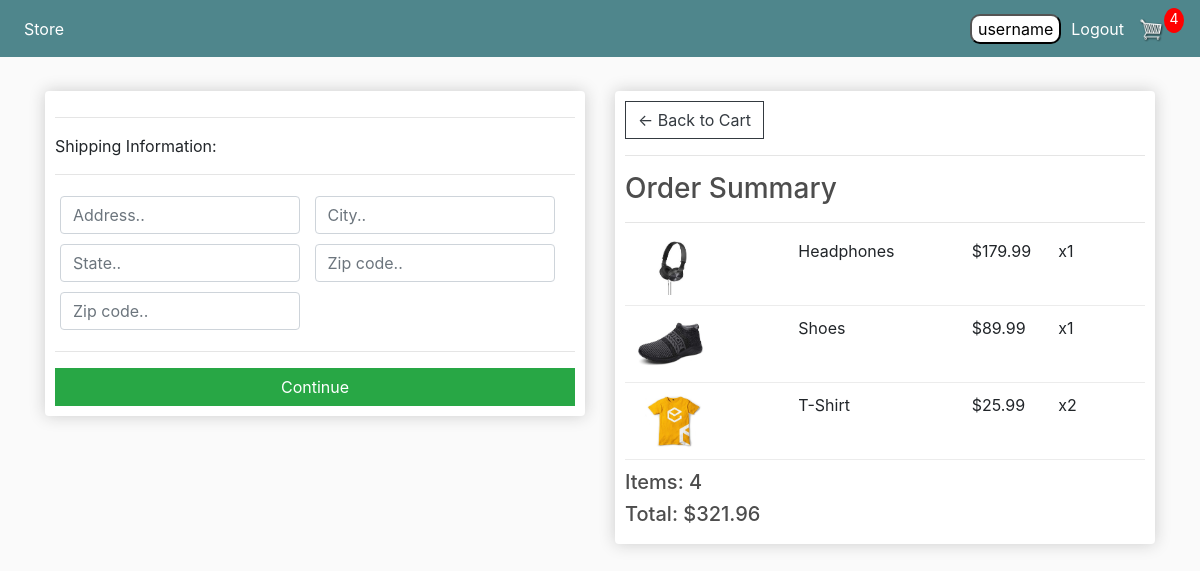
The page /checkout/ (signed in) on the database its author committed.
### store/models.py (models this page shows, shortened)
class OrderItem(models.Model):
	product = models.ForeignKey(Product, on_delete=models.SET_NULL, null=True)
	order = models.ForeignKey(Order, on_delete=models.SET_NULL, null=True)
	quantity = models.IntegerField(default=0, null=True, blank=True)
	date_added = models.DateTimeField(auto_now_add=True)
	@property
	def get_total(self):
		total = self.product.price * self.quantity
		return total

class Product(models.Model):
	name = models.CharField(max_length=200)
	price = models.FloatField()
	digital = models.BooleanField(default=False,null=True, blank=True)
	image = models.ImageField(null=True, blank=True)
	@property
	def imageURL(self):
		try:
			url = self.image.url
		except:
			url = ''
		return url

class Order(models.Model):
	customer = models.ForeignKey(Customer, on_delete=models.SET_NULL, null=True, blank=True)
	date_ordered = models.DateTimeField(auto_now_add=True)
	complete = models.BooleanField(default=False)
	transaction_id = models.CharField(max_length=100, null=True)
	@property
	def shipping(self):
		shipping = False
		orderitems = self.orderitem_set.all()
		for i in orderitems:
			if i.product.digital == False:
				shipping = True
		return shipping
	@property
	def get_cart_total(self):
		orderitems = self.orderitem_set.all()
		total = sum([item.get_total for item in orderitems])
		return total
	@property
	def get_cart_items(self):
		orderitems = self.orderitem_set.all()
		total = sum([item.quantity for item in orderitems])
		return total

### store/views.py (the view)
# urls.py: path('checkout/', views.checkout, name="checkout"),
def checkout(request):
    data = cartData(request)
    cartItems = data['cartItems']
    order = data['order']
    items = data['items']
    context = {'items': items, 'order': order, 'cartItems': cartItems}
    return render(request, 'store/checkout.html', context)

### store/utils.py (called while the page is built)
def cartData(request):
	if request.user.is_authenticated:
		customer = request.user.customer
		order, created = Order.objects.get_or_create(customer=customer, complete=False)
		items = order.orderitem_set.all()
		cartItems = order.get_cart_items
	else:
		cookieData = cookieCart(request)
		cartItems = cookieData['cartItems']
		order = cookieData['order']
		items = cookieData['items']
	return {'cartItems':cartItems ,'order':order, 'items':items}

### store/templates/store/checkout.html (shortened to what this page needs)
{% extends 'store/main.html' %}
{% load static %}
{% block content %}
     <div class="row">
		<div class="col-lg-6">
			<div class="box-element" id="form-wrapper">
				<form id="form">
					<div id="shipping-info">
						<hr>
						<p>Shipping Information:</p>
						<hr>
						<div class="form-field">
							<input class="form-control" type="text" name="address" placeholder="Address..">
						</div>
						<div class="form-field">
							<input class="form-control" type="text" name="city" placeholder="City..">
						</div>
						<div class="form-field">
							<input class="form-control" type="text" name="state" placeholder="State..">
						</div>
						<div class="form-field">
							<input class="form-control" type="text" name="zipcode" placeholder="Zip code..">
						</div>
						<div class="form-field">
							<input class="form-control" type="text" name="country" placeholder="Zip code..">
						</div>
					</div>
					<hr>
					<input id="form-button" class="btn btn-success btn-block" type="submit" value="Continue">
				</form>
			</div>
			<br>
		</div>
		<div class="col-lg-6">
			<div class="box-element">
				<a  class="btn btn-outline-dark" href="{% url 'cart' %}">&#x2190; Back to Cart</a>
				<hr>
				<h3>Order Summary</h3>
				<hr>
				{% for item in items %}
				<div class="cart-row">
					<div style="flex:2"><img class="row-image" src="{{item.product.imageURL}}"></div>
					<div style="flex:2"><p>{{item.product.name}}</p></div>
					<div style="flex:1"><p>${{item.product.price|floatformat:2}}</p></div>
					<div style="flex:1"><p>x{{item.quantity}}</p></div>
				</div>
				{% endfor %}
				<h5>Items:   {{order.get_cart_items}}</h5>
				<h5>Total:   ${{order.get_cart_total|floatformat:2}}</h5>
			</div>
		</div>
	</div>
{% endblock content %}

### store/templates/store/main.html (shortened to what this page needs)
<!DOCTYPE html>
{% load static %}
<html>
<head>
	<link rel="stylesheet" href="https://stackpath.bootstrapcdn.com/bootstrap/4.4.1/css/bootstrap.min.css">
	<link rel="stylesheet" type="text/css" href="{% static 'css/main.css' %}">
</head>
<body>
	<nav class="navbar navbar-expand-lg navbar-dark bg-dark">
	  <div class="collapse navbar-collapse" id="navbarSupportedContent">
	    <ul class="navbar-nav mr-auto">
	      <li class="nav-item active">
	        <a class="nav-link" href="{% url 'store' %}">Store <span class="sr-only">(current)</span></a>
	      </li>
	    </ul>
	    <div class="form-inline my-2 my-lg-0">
             {% if request.user.is_authenticated %}
                            <button class="username">{{ user.username }}
                            </button>
                                <a class="logout"
                                   href="{% url 'logout' %}?next={{ request.path | urlencode }}">Logout</a>
                {% else %}
                    <a href="{% url 'login' %}?next={% firstof request.path '/' %}">
                        <button class="login_button">Sign In</button>
                    </a>
                {% endif %}
	     	<a href="{% url 'cart' %}">
	    		<img  id="cart-icon" src="{% static 'images/cart.png' %}">
	    	</a>
	    	<p id="cart-total">{{cartItems}}</p>
	    </div>
	  </div>
	</nav>
     <div class="container">
            <br>
            {% block content %}
            {% endblock content %}
         </div>
</body>
</html>

### static/css/main.css (style rules this page uses)
body { background-color: hsl(0, 0%, 98%); }
h1,h2,h3,h4,h5,h6 { color:hsl(0, 0%, 30%); }
.box-element { box-shadow:hsl(0, 0%, 80%) 0 0 16px; background-color: #fff; border-radius: 4px; padding: 10px; }
.bg-dark { background-color: #4f868c!important; }
#cart-icon { width:25px; display: inline-block; margin-left: 15px; }
#cart-total { display: block; text-align: center; color:#fff; background-color: red; width: 20px; height: 25px; border-radius: 50%; font-size: 14px; }
.col-lg-4, .col-lg-6, .col-lg-8, .col-lg-12 { margin-top: 10px; }
.btn { border-radius: 0; }
.row-image { width: 100px; }
.form-field { width:250px; display: inline-block; padding: 5px; }
.cart-row { display: flex; align-items: flex-stretch; padding-bottom: 10px; margin-bottom: 10px; border-bottom: 1px solid #ececec; }
.username { text-align: center; background-color: #FFFFFF; border-radius: 10px; margin-right: 10px; }
.logout { text-decoration: none; color: white; }

### rows shown on the page
OrderItem: product.imageURL (picture), product.name "Headphones", product.price "179.99", quantity "1"
OrderItem: product.imageURL (picture), product.name "Shoes", product.price "89.99", quantity "1"
OrderItem: product.imageURL (picture), product.name "T-Shirt", product.price "25.99", quantity "2"
Order: get_cart_items "4", get_cart_total "321.96"

### other values the page prints
{{ user.username }} "username"
{{ cartItems }} "4"
